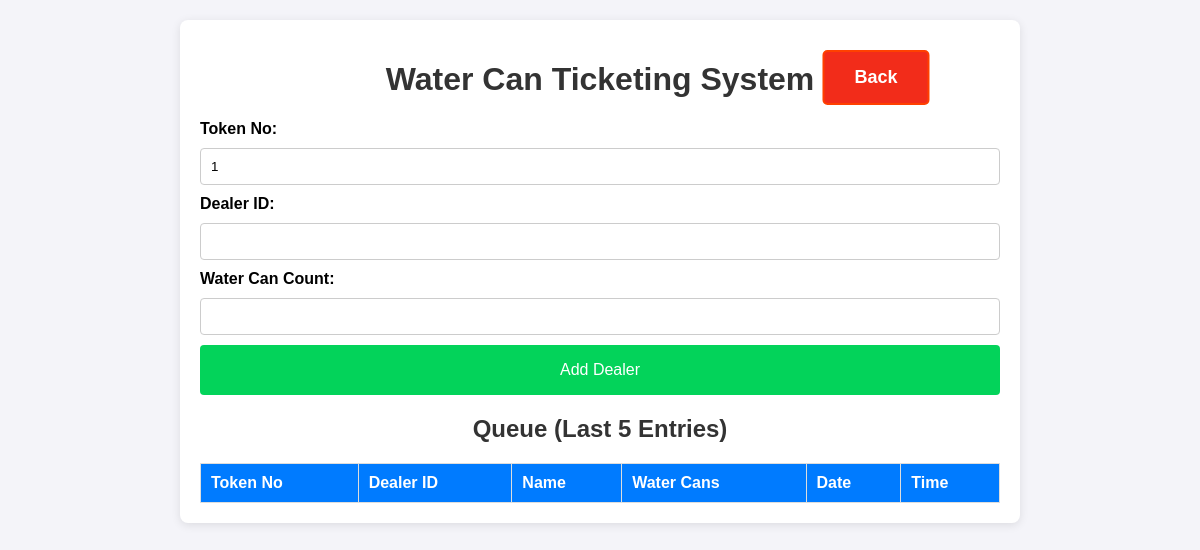
The page /data_entry on the database as committed earlier.
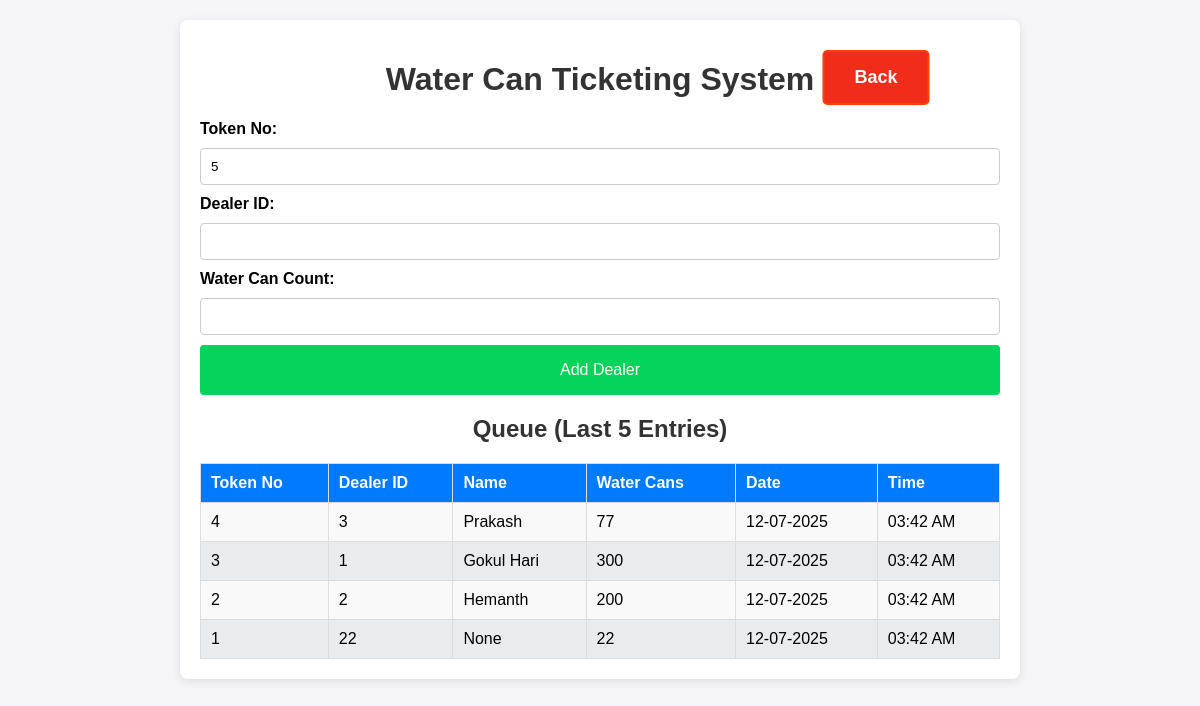
The same page on the database as committed later.
### app.py (models this page shows, shortened)
class Dealer_details(db.Model):
    id = db.Column(db.Integer, primary_key=True)
    dealer_id = db.Column(db.String(100), nullable=False, unique=True)
    name = db.Column(db.String(100), nullable=False)
    mobile = db.Column(db.String(15), nullable=False)
    address = db.Column(db.String(400), nullable=True)
    aadhaar_file = db.Column(db.String(400))  # Path to Aadhaar copy
    photo_file = db.Column(db.String(400))

class Dealer(db.Model):
    id = db.Column(db.Integer, primary_key=True)
    dealer_id = db.Column(db.String(100), nullable=False)
    water_can_count = db.Column(db.Integer, nullable=False)
    timestamp = db.Column(db.DateTime, default=datetime.now)
    token_id = db.Column(db.Integer, nullable=False)  # Daily resetting token ID
    @property
    def formatted_date(self):
        return self.timestamp.strftime("%d-%m-%Y")  # Format the date
    @property
    def formatted_time(self):
        return self.timestamp.strftime("%I:%M %p")  # Format the time in 12-hour format

### app.py (the view)
@app.route('/data_entry')
def data_entry(error_message=None):
    today = datetime.today().date()
    dealer_queue = db.session.query(Dealer, Dealer_details.name).outerjoin(Dealer_details, Dealer.dealer_id == Dealer_details.dealer_id).filter(func.date(Dealer.timestamp) == today).order_by(Dealer.timestamp.desc()).limit(5).all()
    token_no = get_next_token_id()
    return render_template('data_entry.html', queue=dealer_queue, token_no = token_no, error_message=error_message)

### app.py (called while the page is built)
def get_next_token_id():
    today = datetime.today().date()
    tokens_today = Dealer.query.with_entities(Dealer.token_id)\
        .filter(func.date(Dealer.timestamp) == today)\
        .order_by(Dealer.token_id.asc())\
        .all()
    token_ids = [token[0] for token in tokens_today]
    max_token_id = max(token_ids) if len(token_ids)>0 else 0
    for i in range(1, max_token_id + 2):
        if i not in token_ids:
            return i
    return 1

### templates/data_entry.html (shortened to what this page needs)
<!DOCTYPE html>
<html lang="en">
<head>
    <link rel="stylesheet" href="/static/styles.css">
</head>
<body>
    <div class="container">
        <h1>Water Can Ticketing System</h1>
        <form action="/add_dealer" method="POST" class="form">
            <label for="token_no">Token No:</label>
            <input type="text" id="token_no" name="token_no" value="{{token_no}}" required >
            <label for="dealer_id">Dealer ID:</label>
            <input type="text" id="dealer_id" name="dealer_id" required autofocus>
            <label for="water_can_count">Water Can Count:</label>
            <input type="number" id="water_can_count" name="water_can_count" required>
            <button type="submit" class="btn">Add Dealer</button>
        </form>
        <h2>Queue (Last 5 Entries)</h2>
        <table>
            <thead>
                <tr>
                    <th>Token No</th>
                    <th>Dealer ID</th>
                    <th>Name</th>
                    <th>Water Cans</th>
                    <th>Date</th>
                    <th>Time</th>
                </tr>
            </thead>
            <tbody>
                {% for dealer, dealer_name in queue %}
                <tr>
                    <td>{{ dealer.token_id }}</td>
                    <td>{{ dealer.dealer_id }}</td>
                    <td>{{ dealer_name }}</td>
                    <td>{{ dealer.water_can_count }}</td>
                    <td>{{ dealer.formatted_date }}</td>
                    <td>{{ dealer.formatted_time }}</td>
                </tr>
                {% endfor %}
            </tbody>
        </table>
    </div>
    <a href="/" class="back">Back</a>
</body>
</html>

### static/styles.css (style rules this page uses)
body { font-family: Arial, sans-serif; background-color: #f4f4f9; margin: 0; padding: 0; }
.container { max-width: 800px; margin: 20px auto; background: #fff; padding: 20px; border-radius: 8px; box-shadow: 0 2px 10px rgba(0, 0, 0, 0.1); }
h1, h2 { color: #333; text-align: center; }
.form { display: flex; flex-direction: column; gap: 10px; margin-bottom: 20px; }
.form label { font-weight: bold; }
.form input { padding: 10px; border: 1px solid #ccc; border-radius: 4px; }
.btn { background-color: #03d35a; color: #fff; border: none; padding: 10px; border-radius: 4px; cursor: pointer; font-size: medium; height: 50px; }
table { width: 100%; border-collapse: collapse; margin-top: 10px; }
h2 { text-align: center; margin-bottom: 20px; }
table th, table td { padding: 10px; border: 1px solid #ddd; text-align: left; }
table th { background-color: #007bff; color: white; }
table tbody tr:nth-child(odd) { background-color: #f9f9f9; }
table tbody tr:nth-child(even) { background-color: #e9ecef; }
a { display: inline-block; padding: 15px 30px; font-size: 18px; font-weight: bold; text-align: center; text-decoration: none; background-color: #007bff; color: white; border-radius: 5px; border: 2px solid #007bff; transition: all 0.3s ease; position: absolute; left: 50%; transform: translateX(-50%); transition: transform 0.2s, background-color 0.2s; }
.back { background-color: #f22c1a; border: 2px solid #ff4000; top: 50px; left: 73%; }

Rows that differ between the two databases and show on the page:
now on this page (row unchanged): Dealer_details: token_id "4", dealer_id "3", name "Prakash", water_can_count "77", formatted_date "12-07-2025", formatted_time "03:42 AM"
now on this page (row unchanged): Dealer_details: token_id "3", dealer_id "1", name "Gokul Hari", water_can_count "300", formatted_date "12-07-2025", formatted_time "03:42 AM"
now on this page (row unchanged): Dealer_details: token_id "2", dealer_id "2", name "Hemanth", water_can_count "200", formatted_date "12-07-2025", formatted_time "03:42 AM"
added Dealer: token_id "1", dealer_id "22", dealer_name "None", water_can_count "22", formatted_date "12-07-2025", formatted_time "03:42 AM"
Other text that changed with them:
form field token_no: "1" → "5"
